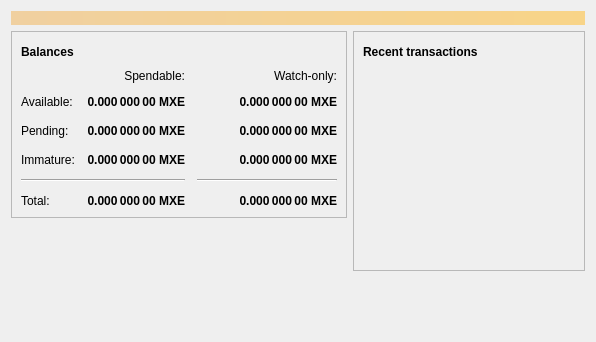
<?xml version="1.0" encoding="UTF-8"?>
<ui version="4.0">
 <class>OverviewPage</class>
 <widget class="QWidget" name="OverviewPage">
  <property name="geometry">
   <rect>
    <x>0</x>
    <y>0</y>
    <width>596</width>
    <height>342</height>
   </rect>
  </property>
  <property name="windowTitle">
   <string>Form</string>
  </property>
  <layout class="QVBoxLayout" name="topLayout">
   <item>
    <widget class="QLabel" name="labelAlerts">
     <property name="visible">
      <bool>false</bool>
     </property>
     <property name="styleSheet">
      <string notr="true">QLabel { background-color: qlineargradient(x1: 0, y1: 0, x2: 1, y2: 0, stop:0 #F0D0A0, stop:1 #F8D488); color:#000000; }</string>
     </property>
     <property name="wordWrap">
      <bool>true</bool>
     </property>
     <property name="margin">
      <number>3</number>
     </property>
     <property name="textInteractionFlags">
      <set>Qt::TextSelectableByMouse</set>
     </property>
    </widget>
   </item>
   <item>
    <layout class="QHBoxLayout" name="horizontalLayout" stretch="1,1">
     <item>
      <layout class="QVBoxLayout" name="verticalLayout_2">
       <item>
        <widget class="QFrame" name="frame">
         <property name="frameShape">
          <enum>QFrame::StyledPanel</enum>
         </property>
         <property name="frameShadow">
          <enum>QFrame::Raised</enum>
         </property>
         <layout class="QVBoxLayout" name="verticalLayout_4">
          <item>
           <layout class="QHBoxLayout" name="horizontalLayout_4">
            <item>
             <widget class="QLabel" name="label_5">
              <property name="font">
               <font>
                <weight>75</weight>
                <bold>true</bold>
               </font>
              </property>
              <property name="text">
               <string>Balances</string>
              </property>
             </widget>
            </item>
            <item>
             <widget class="QPushButton" name="labelWalletStatus">
              <property name="enabled">
               <bool>true</bool>
              </property>
              <property name="maximumSize">
               <size>
                <width>30</width>
                <height>16777215</height>
               </size>
              </property>
              <property name="toolTip">
               <string>The displayed information may be out of date. Your wallet automatically synchronizes with the Bitcoin network after a connection is established, but this process has not completed yet.</string>
              </property>
              <property name="text">
               <string/>
              </property>
              <property name="icon">
               <iconset resource="../bitcoin.qrc">
                <normaloff>:/icons/warning</normaloff>
                <disabledoff>:/icons/warning</disabledoff>:/icons/warning</iconset>
              </property>
              <property name="iconSize">
               <size>
                <width>24</width>
                <height>24</height>
               </size>
              </property>
              <property name="flat">
               <bool>true</bool>
              </property>
             </widget>
            </item>
            <item>
             <spacer name="horizontalSpacer_3">
              <property name="orientation">
               <enum>Qt::Horizontal</enum>
              </property>
              <property name="sizeHint" stdset="0">
               <size>
                <width>40</width>
                <height>20</height>
               </size>
              </property>
             </spacer>
            </item>
           </layout>
          </item>
          <item>
           <layout class="QGridLayout" name="gridLayout">
            <property name="spacing">
             <number>12</number>
            </property>
            <item row="2" column="2">
             <widget class="QLabel" name="labelWatchPending">
              <property name="font">
               <font>
                <weight>75</weight>
                <bold>true</bold>
               </font>
              </property>
              <property name="cursor">
               <cursorShape>IBeamCursor</cursorShape>
              </property>
              <property name="toolTip">
               <string>Unconfirmed transactions to watch-only addresses</string>
              </property>
              <property name="text">
               <string notr="true">0.000 000 00 MXE</string>
              </property>
              <property name="alignment">
               <set>Qt::AlignRight|Qt::AlignTrailing|Qt::AlignVCenter</set>
              </property>
              <property name="textInteractionFlags">
               <set>Qt::LinksAccessibleByMouse|Qt::TextSelectableByKeyboard|Qt::TextSelectableByMouse</set>
              </property>
             </widget>
            </item>
            <item row="2" column="1">
             <widget class="QLabel" name="labelUnconfirmed">
              <property name="font">
               <font>
                <weight>75</weight>
                <bold>true</bold>
               </font>
              </property>
              <property name="cursor">
               <cursorShape>IBeamCursor</cursorShape>
              </property>
              <property name="toolTip">
               <string>Total of transactions that have yet to be confirmed, and do not yet count toward the spendable balance</string>
              </property>
              <property name="text">
               <string notr="true">0.000 000 00 MXE</string>
              </property>
              <property name="alignment">
               <set>Qt::AlignRight|Qt::AlignTrailing|Qt::AlignVCenter</set>
              </property>
              <property name="textInteractionFlags">
               <set>Qt::LinksAccessibleByMouse|Qt::TextSelectableByKeyboard|Qt::TextSelectableByMouse</set>
              </property>
             </widget>
            </item>
            <item row="3" column="2">
             <widget class="QLabel" name="labelWatchImmature">
              <property name="font">
               <font>
                <weight>75</weight>
                <bold>true</bold>
               </font>
              </property>
              <property name="cursor">
               <cursorShape>IBeamCursor</cursorShape>
              </property>
              <property name="toolTip">
               <string>Mined balance in watch-only addresses that has not yet matured</string>
              </property>
              <property name="text">
               <string notr="true">0.000 000 00 MXE</string>
              </property>
              <property name="alignment">
               <set>Qt::AlignRight|Qt::AlignTrailing|Qt::AlignVCenter</set>
              </property>
              <property name="textInteractionFlags">
               <set>Qt::LinksAccessibleByMouse|Qt::TextSelectableByKeyboard|Qt::TextSelectableByMouse</set>
              </property>
             </widget>
            </item>
            <item row="4" column="0" colspan="2">
             <widget class="Line" name="line">
              <property name="orientation">
               <enum>Qt::Horizontal</enum>
              </property>
             </widget>
            </item>
            <item row="4" column="2">
             <widget class="Line" name="lineWatchBalance">
              <property name="sizePolicy">
               <sizepolicy hsizetype="Preferred" vsizetype="Fixed">
                <horstretch>0</horstretch>
                <verstretch>0</verstretch>
               </sizepolicy>
              </property>
              <property name="minimumSize">
               <size>
                <width>140</width>
                <height>0</height>
               </size>
              </property>
              <property name="orientation">
               <enum>Qt::Horizontal</enum>
              </property>
             </widget>
            </item>
            <item row="5" column="0">
             <widget class="QLabel" name="labelTotalText">
              <property name="text">
               <string>Total:</string>
              </property>
             </widget>
            </item>
            <item row="3" column="1">
             <widget class="QLabel" name="labelImmature">
              <property name="font">
               <font>
                <weight>75</weight>
                <bold>true</bold>
               </font>
              </property>
              <property name="cursor">
               <cursorShape>IBeamCursor</cursorShape>
              </property>
              <property name="toolTip">
               <string>Mined balance that has not yet matured</string>
              </property>
              <property name="text">
               <string notr="true">0.000 000 00 MXE</string>
              </property>
              <property name="alignment">
               <set>Qt::AlignRight|Qt::AlignTrailing|Qt::AlignVCenter</set>
              </property>
              <property name="textInteractionFlags">
               <set>Qt::LinksAccessibleByMouse|Qt::TextSelectableByKeyboard|Qt::TextSelectableByMouse</set>
              </property>
             </widget>
            </item>
            <item row="2" column="3">
             <spacer name="horizontalSpacer_2">
              <property name="orientation">
               <enum>Qt::Horizontal</enum>
              </property>
              <property name="sizeHint" stdset="0">
               <size>
                <width>40</width>
                <height>20</height>
               </size>
              </property>
             </spacer>
            </item>
            <item row="3" column="0">
             <widget class="QLabel" name="labelImmatureText">
              <property name="text">
               <string>Immature:</string>
              </property>
             </widget>
            </item>
            <item row="5" column="1">
             <widget class="QLabel" name="labelTotal">
              <property name="font">
               <font>
                <weight>75</weight>
                <bold>true</bold>
               </font>
              </property>
              <property name="cursor">
               <cursorShape>IBeamCursor</cursorShape>
              </property>
              <property name="toolTip">
               <string>Your current total balance</string>
              </property>
              <property name="text">
               <string notr="true">0.000 000 00 MXE</string>
              </property>
              <property name="alignment">
               <set>Qt::AlignRight|Qt::AlignTrailing|Qt::AlignVCenter</set>
              </property>
              <property name="textInteractionFlags">
               <set>Qt::LinksAccessibleByMouse|Qt::TextSelectableByKeyboard|Qt::TextSelectableByMouse</set>
              </property>
             </widget>
            </item>
            <item row="5" column="2">
             <widget class="QLabel" name="labelWatchTotal">
              <property name="font">
               <font>
                <weight>75</weight>
                <bold>true</bold>
               </font>
              </property>
              <property name="cursor">
               <cursorShape>IBeamCursor</cursorShape>
              </property>
              <property name="toolTip">
               <string>Current total balance in watch-only addresses</string>
              </property>
              <property name="text">
               <string notr="true">0.000 000 00 MXE</string>
              </property>
              <property name="alignment">
               <set>Qt::AlignRight|Qt::AlignTrailing|Qt::AlignVCenter</set>
              </property>
              <property name="textInteractionFlags">
               <set>Qt::LinksAccessibleByMouse|Qt::TextSelectableByKeyboard|Qt::TextSelectableByMouse</set>
              </property>
             </widget>
            </item>
            <item row="0" column="2">
             <widget class="QLabel" name="labelWatchonly">
              <property name="text">
               <string>Watch-only:</string>
              </property>
              <property name="alignment">
               <set>Qt::AlignRight|Qt::AlignTrailing|Qt::AlignVCenter</set>
              </property>
             </widget>
            </item>
            <item row="1" column="0">
             <widget class="QLabel" name="labelBalanceText">
              <property name="text">
               <string>Available:</string>
              </property>
             </widget>
            </item>
            <item row="1" column="1">
             <widget class="QLabel" name="labelBalance">
              <property name="font">
               <font>
                <weight>75</weight>
                <bold>true</bold>
               </font>
              </property>
              <property name="cursor">
               <cursorShape>IBeamCursor</cursorShape>
              </property>
              <property name="toolTip">
               <string>Your current spendable balance</string>
              </property>
              <property name="text">
               <string notr="true">0.000 000 00 MXE</string>
              </property>
              <property name="alignment">
               <set>Qt::AlignRight|Qt::AlignTrailing|Qt::AlignVCenter</set>
              </property>
              <property name="textInteractionFlags">
               <set>Qt::LinksAccessibleByMouse|Qt::TextSelectableByKeyboard|Qt::TextSelectableByMouse</set>
              </property>
             </widget>
            </item>
            <item row="1" column="2">
             <widget class="QLabel" name="labelWatchAvailable">
              <property name="font">
               <font>
                <weight>75</weight>
                <bold>true</bold>
               </font>
              </property>
              <property name="cursor">
               <cursorShape>IBeamCursor</cursorShape>
              </property>
              <property name="toolTip">
               <string>Your current balance in watch-only addresses</string>
              </property>
              <property name="text">
               <string notr="true">0.000 000 00 MXE</string>
              </property>
              <property name="alignment">
               <set>Qt::AlignRight|Qt::AlignTrailing|Qt::AlignVCenter</set>
              </property>
              <property name="textInteractionFlags">
               <set>Qt::LinksAccessibleByMouse|Qt::TextSelectableByKeyboard|Qt::TextSelectableByMouse</set>
              </property>
             </widget>
            </item>
            <item row="2" column="0">
             <widget class="QLabel" name="labelPendingText">
              <property name="text">
               <string>Pending:</string>
              </property>
             </widget>
            </item>
            <item row="0" column="1">
             <widget class="QLabel" name="labelSpendable">
              <property name="text">
               <string>Spendable:</string>
              </property>
              <property name="alignment">
               <set>Qt::AlignRight|Qt::AlignTrailing|Qt::AlignVCenter</set>
              </property>
             </widget>
            </item>
           </layout>
          </item>
         </layout>
        </widget>
       </item>
       <item>
        <spacer name="verticalSpacer">
         <property name="orientation">
          <enum>Qt::Vertical</enum>
         </property>
         <property name="sizeHint" stdset="0">
          <size>
           <width>20</width>
           <height>40</height>
          </size>
         </property>
        </spacer>
       </item>
      </layout>
     </item>
     <item>
      <layout class="QVBoxLayout" name="verticalLayout_3">
       <item>
        <widget class="QFrame" name="frame_2">
         <property name="frameShape">
          <enum>QFrame::StyledPanel</enum>
         </property>
         <property name="frameShadow">
          <enum>QFrame::Raised</enum>
         </property>
         <layout class="QVBoxLayout" name="verticalLayout">
          <item>
           <layout class="QHBoxLayout" name="horizontalLayout_2">
            <item>
             <widget class="QLabel" name="label_4">
              <property name="font">
               <font>
                <weight>75</weight>
                <bold>true</bold>
               </font>
              </property>
              <property name="text">
               <string>Recent transactions</string>
              </property>
             </widget>
            </item>
            <item>
             <widget class="QPushButton" name="labelTransactionsStatus">
              <property name="enabled">
               <bool>true</bool>
              </property>
              <property name="maximumSize">
               <size>
                <width>30</width>
                <height>16777215</height>
               </size>
              </property>
              <property name="toolTip">
               <string>The displayed information may be out of date. Your wallet automatically synchronizes with the Bitcoin network after a connection is established, but this process has not completed yet.</string>
              </property>
              <property name="text">
               <string/>
              </property>
              <property name="icon">
               <iconset resource="../bitcoin.qrc">
                <normaloff>:/icons/warning</normaloff>
                <disabledoff>:/icons/warning</disabledoff>:/icons/warning</iconset>
              </property>
              <property name="iconSize">
               <size>
                <width>24</width>
                <height>24</height>
               </size>
              </property>
              <property name="flat">
               <bool>true</bool>
              </property>
             </widget>
            </item>
            <item>
             <spacer name="horizontalSpacer">
              <property name="orientation">
               <enum>Qt::Horizontal</enum>
              </property>
              <property name="sizeHint" stdset="0">
               <size>
                <width>40</width>
                <height>20</height>
               </size>
              </property>
             </spacer>
            </item>
           </layout>
          </item>
          <item>
           <widget class="QListView" name="listTransactions">
            <property name="styleSheet">
             <string notr="true">QListView { background: transparent; }</string>
            </property>
            <property name="frameShape">
             <enum>QFrame::NoFrame</enum>
            </property>
            <property name="verticalScrollBarPolicy">
             <enum>Qt::ScrollBarAlwaysOff</enum>
            </property>
            <property name="horizontalScrollBarPolicy">
             <enum>Qt::ScrollBarAlwaysOff</enum>
            </property>
            <property name="selectionMode">
             <enum>QAbstractItemView::NoSelection</enum>
            </property>
           </widget>
          </item>
         </layout>
        </widget>
       </item>
       <item>
        <spacer name="verticalSpacer_2">
         <property name="orientation">
          <enum>Qt::Vertical</enum>
         </property>
         <property name="sizeHint" stdset="0">
          <size>
           <width>20</width>
           <height>40</height>
          </size>
         </property>
        </spacer>
       </item>
      </layout>
     </item>
    </layout>
   </item>
  </layout>
 </widget>
 <resources/>
 <connections/>
</ui>
